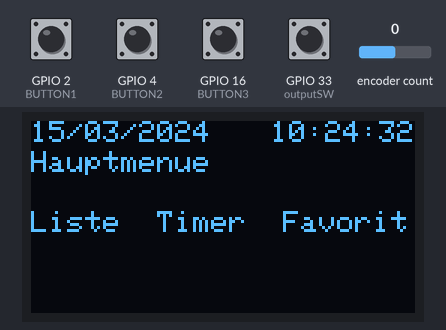
Simulated run of this program. Board: ESP32. Parts: 128×64 one-colour display. The inputs (shaded band) are chosen by the test bench; at power-on: GPIO 33 (outputSW) HIGH, GPIO 2 (BUTTON1), GPIO 4 (BUTTON2), GPIO 16 (BUTTON3) LOW, encoder count 0. WiFi joins after 1.5 s; servers stay silent unless stated; the local clock reads 2024-03-15 10:24:30 at power-on unless the program sets it; storage starts empty; what the program prints to the serial monitor is not drawn.

Above: at 2.7 s.
2.8 s: GPIO 2 (BUTTON1) pulled HIGH for 1 s
At 4.9 s:
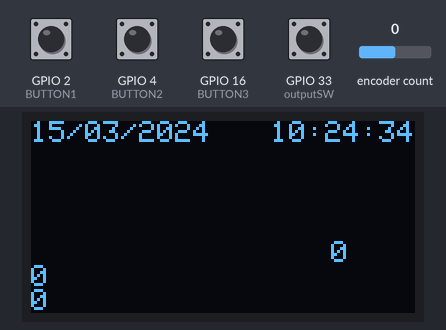
5.3 s: GPIO 4 (BUTTON2) pulled HIGH for 0.15 s
At 5.53 s:
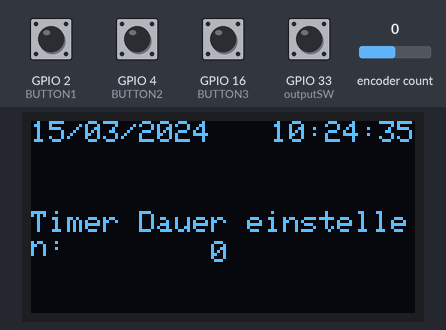
7.2 s: GPIO 33 (outputSW) pulled LOW for 0.15 s
At 7.43 s:
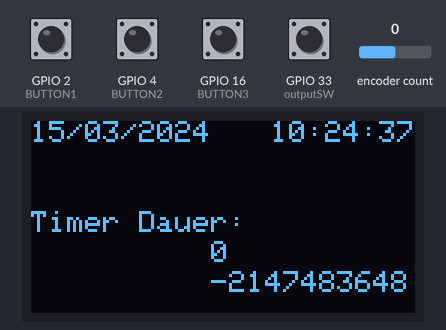
9.0 s: GPIO 4 (BUTTON2) pulled HIGH for 1 s
At 9.5 s:
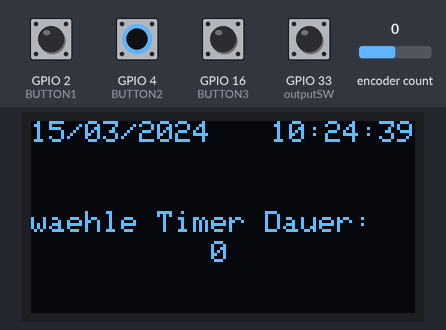
13.0 s: encoder count set to 1
At 13.9 s:
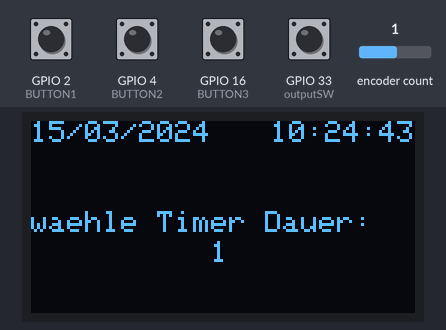
14.7 s: GPIO 2 (BUTTON1) pulled HIGH for 0.15 s
At 15.5 s:
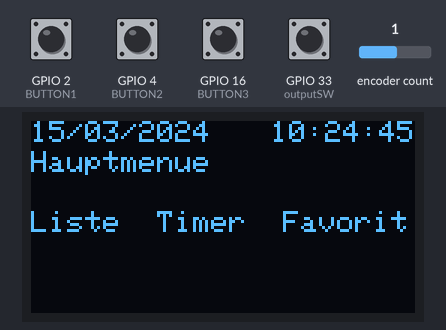
Timing chart, 0 to 17.6 s (numbered marks = the images above; inputs shaded):
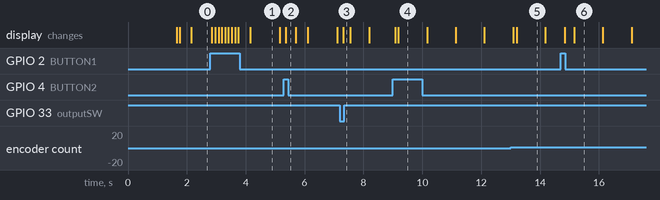

Measured:
- after the input at 2.8 s, the display: first changes after 0.05 s (image 1 shows a later state)
- after the input at 5.3 s, the display: changes after 0.06 s (image 2)
- after the input at 7.2 s, the display: changes after 0.12 s (image 3)
- after the input at 9.0 s, the display: first changes after 0.08 s (image 4 shows a later state)
- after the input at 14.7 s, the display: first changes after 0.14 s (image 6 shows a later state)
- what the display in image 1 shows lasts 1.0 s, from 4.2 s to 5.2 s

The program:

main.cpp
```cpp
#include <Arduino.h>
#include "config.h"
#include "data.h"
#include <SPI.h>
#include <Wire.h>
#include <Adafruit_GFX.h>
#include <Adafruit_SSD1306.h>
#include <ESP32Encoder.h>
#include <LittleFS.h>
#include "wlan.h"
#include <Adafruit_NeoPixel.h>
// Import required libraries

#include <AsyncTCP.h>
#include <ESPAsyncWebServer.h>

#define NEOPIXEL_PIN 14 // Pin, an dem die Neopixel angeschlossen sind
#define NUMPIXELS 8     // Anzahl der Neopixel-LEDs
//LED`s auf dem Board
#define LED_1 17
#define LED_2 5
#define LED_3 18

ESP32Encoder encoder;
#define outputA 35 // CLK PIN
#define outputB 32 // DT PIN
#define outputSW 33 // SW Pin

int counter = 0;
int lastCount = 0; // Verändert, damit das Display beim Start aktualisiert wird
 // Anzahl der verfügbaren Optionen anpassen
int subOption = 0; // Variable für Unteroptionen
bool buttonstate3 = false;
bool buttonstate4 = false;
bool switchPressed = false; // Schalterstatus verfolgen
int SEITE = 1;
int SEITEOLD = 1;
int settimer;
int timeArray[6];
bool timerstate = false;
static int timer_start = 1;
static int timer_end = 1;
bool timer_ENDE = false;
int percent = 0;

#define BUTTON1 2
#define BUTTON2 4
#define BUTTON3 16

#define SCREEN_WIDTH 128 // OLED display width, in pixels
#define SCREEN_HEIGHT 64 // OLED display height, in pixels
#define SDA_PIN 21
#define SCL_PIN 22
#define OLED_RESET -1 // Reset pin # (or -1 if sharing Arduino reset pin)
Adafruit_SSD1306 display(SCREEN_WIDTH, SCREEN_HEIGHT, &Wire, OLED_RESET); // globale Variable display

StaticJsonDocument<2048> doc;

void setup() {
  Serial.begin(9600);

  pinMode(outputSW, INPUT_PULLUP);
  pinMode(outputA, INPUT);
  pinMode(outputB, INPUT);
  pinMode(outputA, INPUT);
  pinMode(BUTTON1, INPUT_PULLDOWN);
  pinMode(BUTTON2, INPUT_PULLDOWN);
  pinMode(BUTTON3, INPUT_PULLDOWN);
  encoder.attachSingleEdge(outputA, outputB);
/*
  Adafruit_NeoPixel pixels = Adafruit_NeoPixel(NUMPIXELS, NEOPIXEL_PIN, NEO_GRB + NEO_KHZ800);
long double timerPercent(int& var) {
  long double x = millis() - timer_start;
  int timerDuration = var - timer_start;
  int percentage = x / timerDuration * 100;

  // Steuere die Neopixel-Farbe basierend auf dem Timer-Fortschritt
 /* if (percentage >= 0 && percentage <= 20) {
    pixels.fill(255, 0, 0); // Rot
  } else if (percentage > 20 && percentage <= 40) {
    pixels.fill(0, 0, 255); // Blau
  } else if (percentage > 40 && percentage <= 60) {
    pixels.fill(255, 255, 0); // Gelb
  } else if (percentage > 60 && percentage <= 80) {
    pixels.fill(255, 165, 0); // Orange
  } else {
    pixels.fill(0, 255, 0); // Grün
  }

  pixels.show(); // Zeige die Neopixel-Farbe an
  return x / timerDuration * 100;
}

*/
  // Initialisiere LittleFS
  if (!LittleFS.begin()) {
    Serial.println("Fehler beim Initialisieren von LittleFS");
    return;
  }
  if (!display.begin(SSD1306_SWITCHCAPVCC, 0x3C)) {
    Serial.println(F("SSD1306 Verteilung fehlt"));
    while (true);
  }

  display.clearDisplay();
  display.setTextSize(1);
  display.setTextColor(WHITE);


  wifiapsetup();
  readData(doc);
  serializeJson(doc, Serial);
}

void printDateScreen(){
  char dateString[20];  // Adjust the size based on your date format
  char timeString[20];

  // Create a formatted date and time string
  sprintf(dateString, "%02d/%02d/%04d", timeArray[2], timeArray[1], timeArray[0]);
  sprintf(timeString, "%02d:%02d:%02d", timeArray[3], timeArray[4], timeArray[5]);

  // Clear the display
  display.clearDisplay();

  display.setCursor(0, 0);
  display.print(dateString);

  // Print the time string on the next line
  display.setCursor(80, 0);  // Adjust the Y position based on your font size and display size
  display.print(timeString);
}

bool timerstart(int& timer_duration){
  if(timerstate == false){
    timerstate = true;
    timer_start = millis();
    timer_end = timer_start+timer_duration*60000;
  }
  if (millis() > timer_end)
  {
    return true;
  }else {
    return false;
  }
}

long double timerPercent(int& var){
  long double x = millis() - timer_start;

  return x / (var-timer_start)*100;
}

int mainScreen(int timeArray[]){
  printDateScreen();
  display.setCursor(0,10);
  display.println("Hauptmenue");
  display.setCursor(0,30);
  display.println("Liste  Timer  Favorit");

  // Display the content on the OLED
  display.display();
  return 1;
}

int listScreen(){
  printDateScreen();
  TimerData timer = scrollData(doc, counter);

  settimer = timer.duration;
  display.setCursor(0,30);
  display.print(timer.name);
  display.setCursor(100,40);
  display.println(timer.duration);

  display.println(doc["timer"].size());
  display.println(counter);
  // Display the content on the OLED
  display.display();
  return 2;
}

int setTimerScreen(int counter){
  printDateScreen();

  display.setCursor(0,30);
  display.print("waehle Timer Dauer: ");
  display.setCursor(60, 40);
  display.print(counter);
  // Display the content on the OLED
  display.display();
  settimer = counter;
  return 3;
}

int timerScreen(){
  printDateScreen();
  display.setCursor(0,30);
  display.print("Timer Dauer: ");
  display.setCursor(60, 40);
  display.print(settimer);
  display.setCursor(60, 50);
  display.print(percent);
  // Display the content on the OLED
  display.display();
  return 4;
}

int addtimerScreen(){
  printDateScreen();
  display.setCursor(0,30);
  display.print("Timer Dauer einstellen: ");
  display.setCursor(60, 40);
  display.print(counter);
  display.display();
  return 5;
}

int encoderWert(int optionen) {
  int encoderValue = encoder.getCount();

  if (encoderValue > lastCount) {
    counter++;
  } else if (encoderValue < lastCount) {
    counter--;
  }

  // Begrenze den Wertebereich
  if (counter >= optionen) {
    counter = 0;
  } else if (counter < 0) {
    counter = optionen - 1;
  }
  encoder.setCount(counter);

  if (counter != lastCount) {
    Serial.println(optionen);
    lastCount = counter;
  }

  return counter;  // Gib die aktuelle Counter-Zahl zurück
}


void loop() {
  Serial.println("------------------------------------------");
  readData(doc);
  //addData(doc,"Neuer Eintrag", counter);
  //serializeJson(doc, Serial);

  Serial.print(SEITE);

  Serial.print("\n");
  Serial.print("\n");

 // pixels.begin();
  //display.clearDisplay();
 // display.setTextSize(1);
  // display.setTextColor(WHITE);

  bool button01 = digitalRead(BUTTON1);
  bool button02 = digitalRead(BUTTON2);
  bool button03 = digitalRead(BUTTON3);

  if(SEITE == 1 && button01 == true){
    SEITE = 2;
  }else if (SEITE == 1 && button02 == true){
    SEITE = 3;
  }else if ((SEITE == 2 || SEITE == 3) && button01 == true){
    SEITE = 1;
  }else if ((SEITE == 2 || SEITE == 3) && digitalRead(outputSW) == false){
    SEITE = 4;
  }else if (SEITE == 2 && button02 == true){
    SEITE = 5;
  }else if (SEITE == 4 && (button01 == true || timer_ENDE == true)){
    timer_ENDE = false;
    SEITE = 1;
  }else if (SEITE == 5 && (button01 == true)){
    SEITE = 2;
  }


  if(SEITE != SEITEOLD){
    Serial.print("HALLLDJFOSJFG");
    encoder.setCount(0);
    lastCount = 0;
    counter = 0;
    timerstate = false;
    timer_end = 0;
  }

  if (SEITE==1){
    SEITE = mainScreen(timeArray);
  }else if (SEITE==2){
    counter = encoderWert(doc["timer"].size());
    bool currentbuttonstate3 = button03;
    if (buttonstate3 == true && currentbuttonstate3 == false){
      Serial.print("NEIN LÖSCH MICH NICHT!!!!");
      removeData(doc, counter);
    }
    buttonstate3 = currentbuttonstate3;


    SEITE = listScreen();
  }else if (SEITE==3){
    counter = encoderWert(120);
    SEITE = setTimerScreen(counter);
  }else if (SEITE==4){
    timer_ENDE = timerstart(settimer);
    percent = timerPercent(timer_end);
    SEITE = timerScreen();
  }else if (SEITE==5){
    //Serial.print("ist weg wie dein vater!!!!");
    counter = encoderWert(120);
    bool currentbuttonstate4 = button02;
    if (buttonstate4 == true && currentbuttonstate4 == false){
      addData(doc,"Neuer Eintrag",counter);
      SEITE = 2;
    }else{
      buttonstate4 = currentbuttonstate4;
      SEITE = addtimerScreen();
    }

  }


  gettime(timeArray);
  Serial.println(timer_end);
  Serial.println(percent);
  /*Serial.println(timeArray[0]);
  Serial.print("Month: ");
  Serial.println(timeArray[1]);
  Serial.print("Day: ");
  Serial.println(timeArray[2]);
  Serial.print("Hour: ");
  Serial.println(timeArray[3]);
  Serial.print("Minute: ");
  Serial.println(timeArray[4]);
  Serial.print("Second: ");
  Serial.println(timeArray[5]);
  Serial.println(millis());*/
  SEITEOLD = SEITE;
  sleep(0.74);
}
```

data.cpp
```cpp
#include "data.h"
// Definieren Sie den Dateinamen
const char *filename = "/data.json";


void readData(JsonDocument& doc) {
  // Öffnen Sie die Datei zum Lesen
  File file = LittleFS.open(filename, "r");

  if (!file) {
    Serial.println("Fehler beim Öffnen der Datei zum Lesen");
    return;
  }

  DeserializationError error = deserializeJson(doc, file);

  if (error) {
    Serial.print("deserializeJson() failed: ");
    Serial.println(error.c_str());
    return;
  }

}

void addData(JsonDocument& doc, const char *newName, int newDuration) {
  // Öffnen Sie die Datei zum Lesen und Schreiben (read and write)
  File file = LittleFS.open(filename, "r+");

  if (!file) {
    Serial.println("Fehler beim Öffnen der Datei zum Schreiben");
    return;
  }

  DeserializationError error = deserializeJson(doc, file);

  if (error) {
    Serial.print("deserializeJson() failed: ");
    Serial.println(error.c_str());
    file.close();
    return;
  }

  // Erstellen Sie ein neues JSON-Objekt für den neuen Eintrag
  JsonObject newEntry = doc["timer"].createNestedObject();
  newEntry["name"] = newName;
  newEntry["duration"] = newDuration;

  // Schreibe den aktualisierten Inhalt in die Datei
  file.seek(0);
  serializeJson(doc, file);

  // Schließe die Datei
  file.close();
}

TimerData scrollData(JsonDocument& doc, int index){
  JsonArray timerArray = doc["timer"].as<JsonArray>();
  // Access the element at the current index
  JsonObject timerItem = timerArray[index].as<JsonObject>();
  const char *name = timerItem["name"];
  int duration = timerItem["duration"];
  Serial.println(name);

  if (index >= timerArray.size()) {
    index = 0;
  }
  TimerData timer;
  timer.name= name;
  timer.duration = duration;
  return timer;
}

void removeData(JsonDocument& doc, int index){
  JsonArray timerArray = doc["timer"].as<JsonArray>();
  // Access the element at the current index

  if (index >= 0 && index < timerArray.size()) {
    // Remove the timer set at the specified index
    timerArray.remove(index);
  } else {
    // Handle the case where the index is out of bounds
    Serial.println("Invalid index to delete");
  }

  File file = LittleFS.open(filename, "r+");
  file.seek(0);
  serializeJson(doc, file);

  // Schließe die Datei
  file.close();
}
```

data.h
```cpp
#pragma once

#include <ArduinoJson.h>
#include <LittleFS.h>
#include <ESP32Encoder.h>
#include <Adafruit_GFX.h>
#include <Adafruit_SSD1306.h>

struct TimerData {
  const char* name;
  int duration;
};

void readData(JsonDocument& doc);
void addData(JsonDocument& doc, const char *newName, int newDuration);
TimerData scrollData(JsonDocument& doc, int index);
void removeData(JsonDocument& doc, int index);
```

wlan.cpp
```cpp
#include "wlan.h"

const char *ssid = "Seger_Wlan";
const char *password = "IngeMichl1703#";


const char* ntpServer1 = "pool.ntp.org";
const char* ntpServer2 = "time.nist.gov";
const long  gmtOffset_sec = 3600;
const int   daylightOffset_sec = 3600;
const char* time_zone = "CET-1CEST,M3.5.0,M10.5.0/3";  // TimeZone rule for Europe/Rome including daylight adjustment rules (optional)


void timeavailable(struct timeval *t)
{
  Serial.println("Got time adjustment from NTP!");
}


void wifiapsetup(){

    // set notification call-back function
    sntp_set_time_sync_notification_cb( timeavailable );
    /**
    * NTP server address could be aquired via DHCP,
    *
    * NOTE: This call should be made BEFORE esp32 aquires IP address via DHCP,
    * otherwise SNTP option 42 would be rejected by default.
    * NOTE: configTime() function call if made AFTER DHCP-client run
    * will OVERRIDE aquired NTP server address
    */
    sntp_servermode_dhcp(1);    // (optional)

    /**
    * This will set configured ntp servers and constant TimeZone/daylightOffset
    * should be OK if your time zone does not need to adjust daylightOffset twice a year,
    * in such a case time adjustment won't be handled automagicaly.
    */
    configTime(gmtOffset_sec, daylightOffset_sec, ntpServer1, ntpServer2);

    /**
    * A more convenient approach to handle TimeZones with daylightOffset
    * would be to specify a environmnet variable with TimeZone definition including daylight adjustmnet rules.
    * A list of rules for your zone could be obtained from https://github.com/esp8266/Arduino/blob/master/cores/esp8266/TZ.h
    */
    //configTzTime(time_zone, ntpServer1, ntpServer2);

    //connect to WiFi
    Serial.printf("Connecting to %s ", ssid);
    WiFi.begin(ssid, password);
    while (WiFi.status() != WL_CONNECTED) {
        delay(500);
        Serial.print(".");
    }
    Serial.println("CONNECTED");

}

void gettime(int timeArray[]) {
  struct tm timeinfo;
  if(!getLocalTime(&timeinfo)){
    Serial.println("No time available (yet)");
    return;
  }

  timeArray[0] = timeinfo.tm_year + 1900;  // Year
  timeArray[1] = timeinfo.tm_mon + 1;      // Month
  timeArray[2] = timeinfo.tm_mday;         // Day
  timeArray[3] = timeinfo.tm_hour;         // Hour
  timeArray[4] = timeinfo.tm_min;          // Minute
  timeArray[5] = timeinfo.tm_sec;          // Second
}

void calctimer(int duration){

}
```

wlan.h
```cpp
#pragma once
#include <WiFi.h>
#include "time.h"
#include "sntp.h"
#include <ArduinoJson.h>


// Set these to your desired credentials.


void printLocalTime();
void timeavailable(struct timeval *t);
void wifiapsetup();
void gettime(int timeArray[]);
```

config.h
```cpp

```
